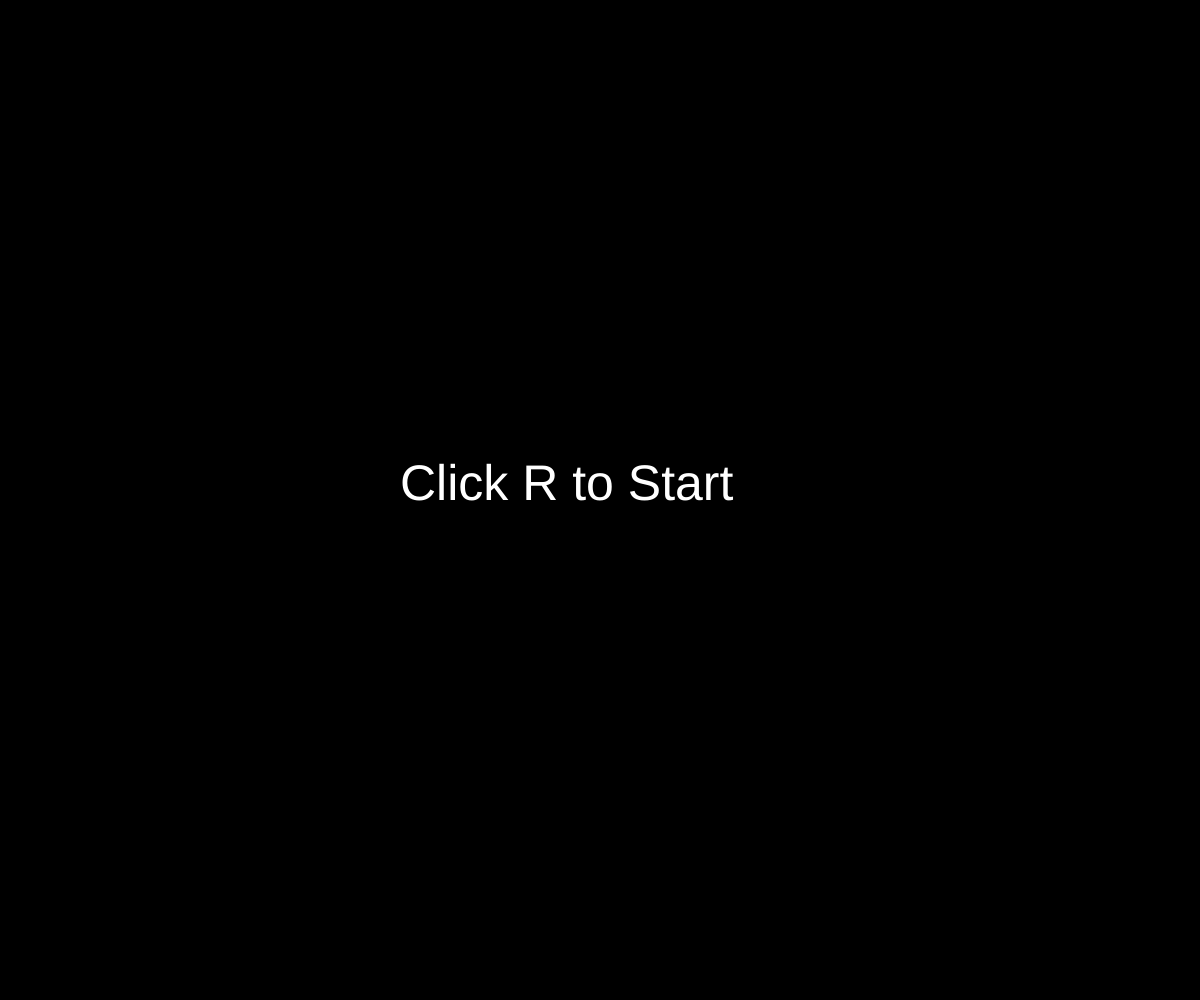
Frame 1 (no input)
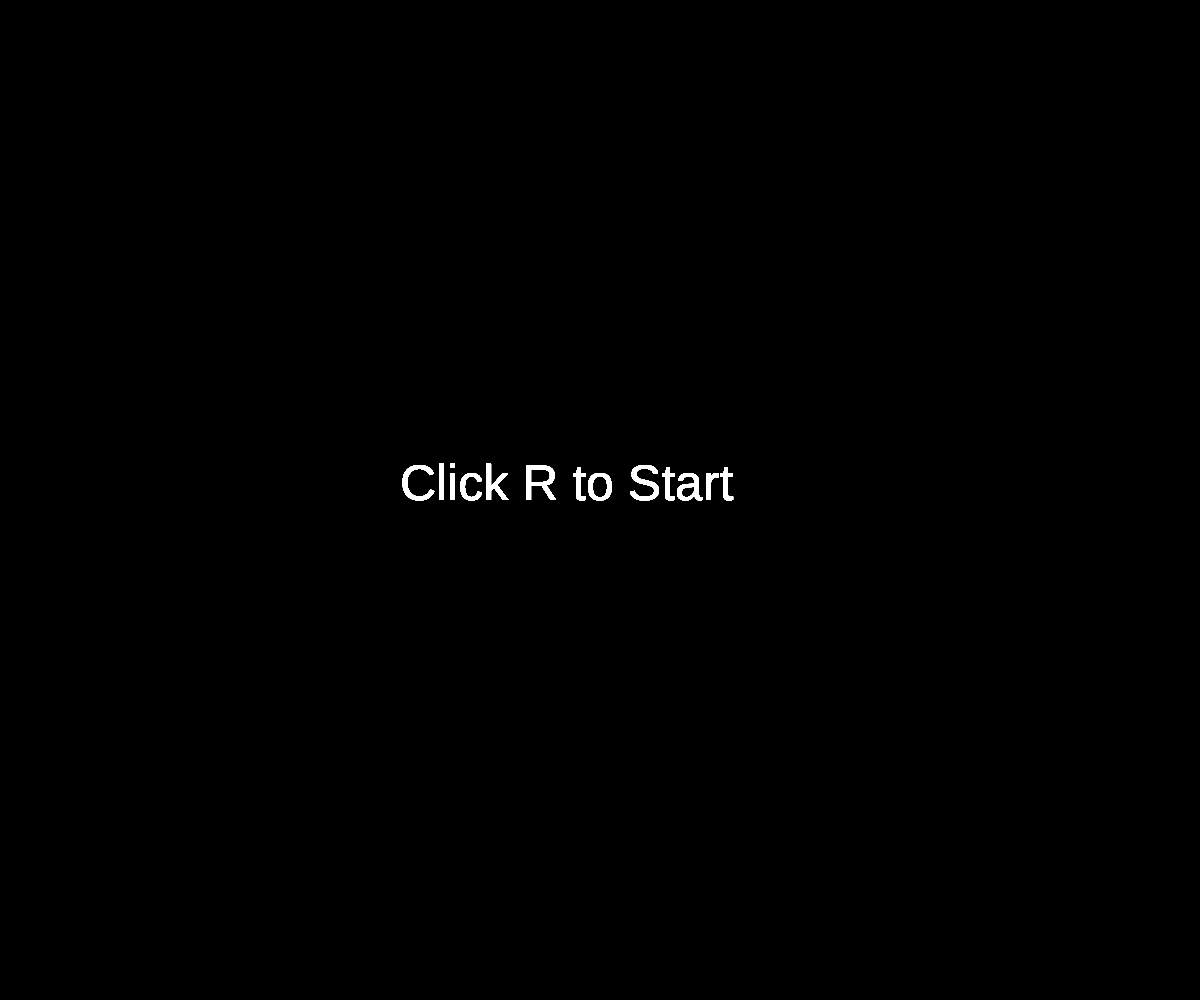
Frame 60 (no input)
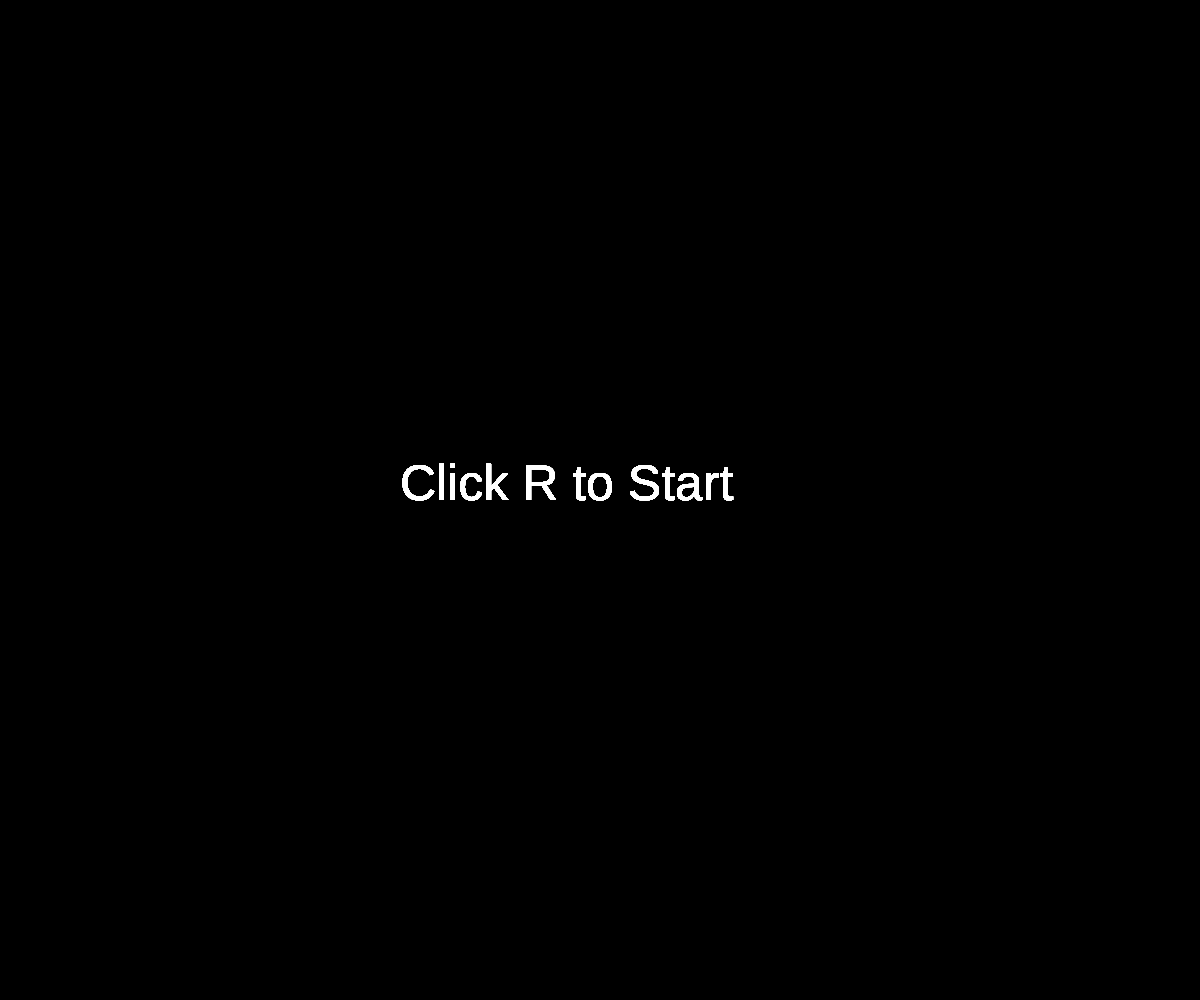
Frame 120 (the mouse pressed at the canvas centre since frame 60)

The p5.js sketch that drew these frames (run headless with seeded random() and noise() and a simulated clock; from frame 60 on, the mouse is pressed at the canvas centre):

// p5.js sketch
// ── sketch.js
// Object Notation & Arrays
// Ben Hoover
// 3/17/2026
//
// Extra for Experts:
// 

//https://p5js.org/examples/angles-and-motion-aim/

let gamestate = "title"; // sets the gamestate to title
let counter = 0; // sets the timer to 0
let best = 0; // sets new best to 0


let player = { // player variable
  x:0,
  y:0,
  size: 50,
  speed: 5, 
};

let lasers = []; // laser array

let asteroids = [];// laser array

function setup() {

  createCanvas(windowWidth, windowHeight);
  angleMode(DEGREES);
  background(0);

  player.x = width / 2; // put the player into the center of the screen
  player.y = height / 2;

  spawnasteroid(); // spawn the first asteroid
}

function draw() {

  if (gamestate === "title"){
    fill(255);
    textSize(50);
    text('Click R to Start', width /3, height/2); 
  }
  //checks if player is near astroid and if true end the game
 
  if (gamestate === "End") {
    background(0);
    text('Click R to Revive Yourself or Restart the Window to Play Again', width/3,height/2);
  }
  if (keyIsDown(82)){
    gamestate = "game";
  }
  
  if (gamestate === "game") {
    background(0, 0, 25);
    stars();
    fill(255);
    textSize(40);
    textAlign(CENTER);
    text(`Points: ${counter} Best: ${best}`, width/2, height/5);
    asteroidTimer();
    displayplayer();
    moveplayer();

    for (let asteroid of asteroids){
      displayasteroid(asteroid);
      bounce(asteroid);
      asteroidRand(asteroid);

      asteroid.x += asteroid.dx;
      asteroid.y += asteroid.dy;
      
      let dead = dist(player.x, player.y, asteroid.x, asteroid.y);
      if (dead < player.size + asteroid.radius/3) {
        asteroid.x = 0;
        asteroid.y = 0;
        asteroid.size = 20;
        best = counter;
        counter = 0;
        gamestate = "End";
      }
    }
    
    for (let i = lasers.length - 1; i >= 0; i-- ){
      movelaser(lasers[i], i);
    }
  }
}

//player movement
function moveplayer() {
  if (keyIsDown(65)) { // move left
    player.x -= player.speed;
  }
  if (keyIsDown(68)) { // move right
    player.x += player.speed;
  }
  if (keyIsDown(87)) { // move up
    player.y -= player.speed;
  }
  if (keyIsDown(83)) { // move down
    player.y += player.speed;
  }

  // contrains the player in the window
  player.x = constrain(player.x, 0, width);
  player.y = constrain(player.y, 0, height);
}

//make the player face towards the mouse
function displayplayer() {
  push();
  translate(player.x, player.y);
  let angle = atan2(mouseY - player.y, mouseX - player.x);
  fill(255);
  rotate(angle);
  rectMode(CENTER);
  rect(0, 0, player.size, player.size);
  pop();
}

// spawns a asteroid at a random corner
function spawnasteroid(){
  let asteroidcopy = {
    x: random([-50, width + 50]),
    y: random([-50, height + 50]),
    dx:4,
    dy:4,
    radius:50,
  };
  asteroids.push(asteroidcopy);
}

// randomize the dx and dy of the asteroid
function asteroidRand(asteroid){
  asteroid.dx += random(0.1, 1);
  asteroid.dy += random(0.1, 1);
  asteroid.dx -= random(0.1, 1);
  asteroid.dy -= random(0.1, 1);
}

//displays the asteroid
function displayasteroid(asteroid) {
  fill(200);
  circle(asteroid.x, asteroid.y, asteroid.radius);
}

//bounce the asteroid
function bounce(asteroid) { 
  if (asteroid.x > width - asteroid.radius / 2 && asteroid.dx > 0) {
    asteroid.dx *= -1;
  }
  if (asteroid.x < asteroid.radius / 2 && asteroid.dx < 0){
    asteroid.dx *= -1;
  }
  if (asteroid.y > height - asteroid.radius / 2 && asteroid.dy > 0) {
    asteroid.dy *= -1;
  }
  if (asteroid.y < asteroid.radius /2 && asteroid.dy < 0){
    asteroid.dy *= -1;
  }
}

//check if mouse pressed then make the laser face towards player and make laser active
function mousePressed() {
  let angle2 = atan2(mouseY - player.y, mouseX - player.x);
  let copyLasers = {
    x:player.x,
    y:player.y,
    dx: cos(angle2) * 15,
    dy: sin(angle2) * 15,
    size: player.size /2,
  }; 
  lasers.push(copyLasers);
}


//creates the laser and checks for collisions
function movelaser(laser, i) {
  laser.x += laser.dx;
  laser.y += laser.dy;

  fill(255, 0, 0);
  circle(laser.x, laser.y, laser.size);

  for (let asteroid of asteroids){
    let distance = dist(laser.x, laser.y, asteroid.x, asteroid.y);

    if (distance < laser.size + asteroid.radius/2.5) {
      counter++;
      if (asteroid.radius < 90){
        asteroid.radius += 5;
      }
 
      asteroid.x =  random([-50, width + 50]),
      asteroid.y =  random([-50, height + 50]),

      lasers.splice(i, 1);
      break;
    }
  }

  if (laser.x < 0 || laser.x > width || laser.y < 0 || laser.y > height) {
    lasers.splice(i, 1);
  }
}

//creates a "star" pattern but its more like a backround design right now
function stars() {
  // fill(0, 0, random(25,200));
  for (let sX = 0; sX < width; sX += 100) {
    for (let sY = 0; sY < height + 100; sY += 10) {
      fill(100, 100, 100);
      circle(sX, sY, 3);
    }
  }
}

//lets the mousewheel control the player speed and the lasers speed
function mouseWheel(event) {
  player.speed -= event.delta * 0.01;
  player.speed = constrain(player.speed, 1, 30);

  console.log("speed is", player.speed,);
}

function keyPressed(){
  if (key === "e") {
    spawnasteroid();
  }
}

function asteroidTimer(){
  if (frameCount % 500 === 0){
    spawnasteroid();
  }
}
